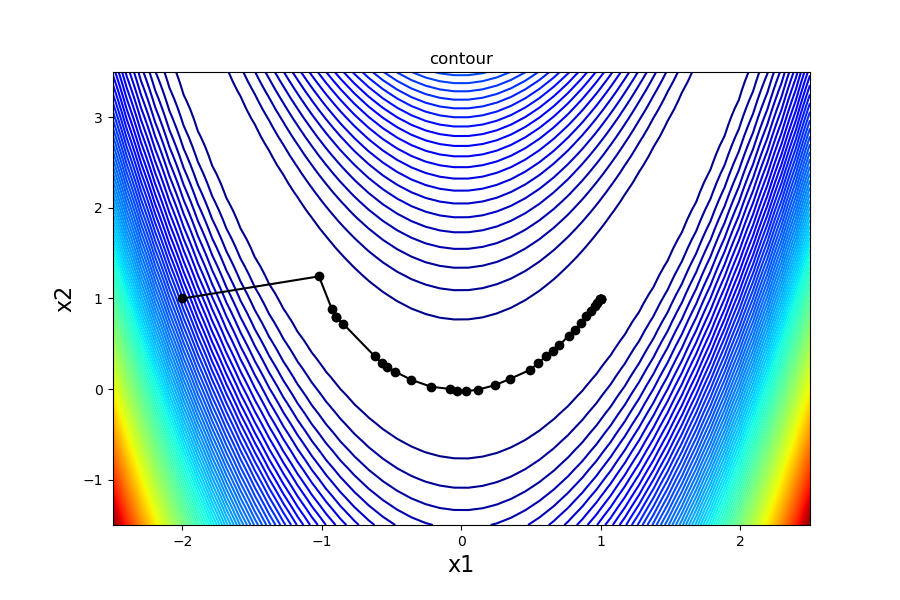

Generate this figure with Python:
#matplotlib tutorials
#contour plot tutorial showing the path taken by the optimizer

#Import the libraries
import numpy as np
import matplotlib.pyplot as plt
from scipy import optimize

#Upper and lower bounds of the design variables
#Used for both plotting and when bounds are specified in the optimizer
lb = np.array([-2.5, -1.5])
ub = np.array([2.5, 3.5])
bounds = [(lb[0],ub[0]), (lb[1],ub[1])]

#Objective function
def f(x):   # The rosenbrock function
    return (1 - x[0])**2 + 100*(x[1] - x[0]**2)**2

#Gradient of objective function
def jacobian(x):
    return np.array((-2*(1 - x[0]) - 400*x[0]*(x[1] - x[0]**2), 200*(x[1] - x[0]**2)))

#Starting point of the optimizer
x0 = np.array([-2,1])

#Store the intermediate iteration values
store = [x0]
def storage(x):
    return store.append(x)

result = optimize.minimize(f, x0, method='BFGS', jac=jacobian, callback = storage,
                           options={'ftol': 1e-9, 'disp': True})


store = np.array(store) #Convert to numpy array 

## plotting the surface
fig1 = plt.figure(figsize=(9,6),dpi=100)
u = np.linspace(lb[0],ub[0], 50)
v = np.linspace(lb[1],ub[1], 50)
xv, yv = np.meshgrid(u, v)

x1= xv.reshape(2500,1)
x2= yv.reshape(2500,1)
x=np.column_stack((x1,x2))
y = f(x.T)  
z=y.reshape(50,50)

ax = plt.subplot(111)
ax.contour(xv, yv, z, 100, cmap = 'jet')
ax.plot(store[:, 0], store[:, 1], '-o', color = 'black') #Plot path
ax.set_title('contour');
csfont = {'fontname':'Times New Roman','fontsize':16}
ax.set_xlabel("x1", **csfont)
ax.set_ylabel("x2", **csfont)
fig1.savefig('opt_path.pdf')